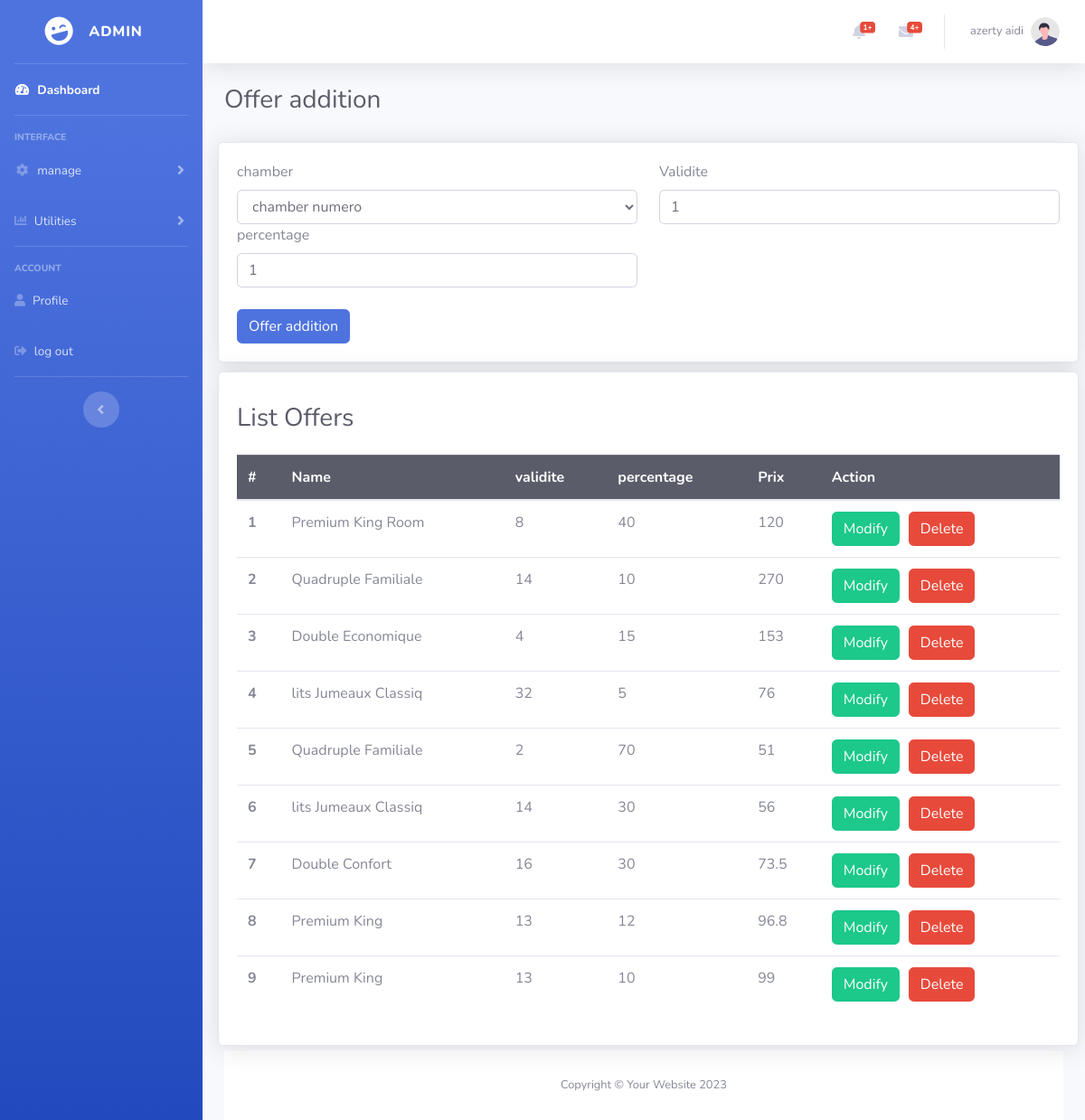
/viwes/admin/offer.php (signed in), run on the app's committed database.
### tables this page shows
CREATE TABLE `offer` (
  `id_offer` int(11) NOT NULL,
  `validite` int(11) NOT NULL,
  `id_chamber` int(11) NOT NULL,
  `pourcentage` int(11) NOT NULL
);

CREATE TABLE `chamber` (
  `id` int(11) NOT NULL,
  `nom` varchar(20) NOT NULL,
  `prix` decimal(9,3) NOT NULL,
  `nb_place` int(11) NOT NULL,
  `url_image` varchar(80) NOT NULL,
  `disponibilite` int(1) NOT NULL,
  `numero_chamber` int(11) NOT NULL
);

### database/config.php (called while the page is built, shortened)
<?php
abstract class Connexion {
function __construct()
{
$this->pdo =new PDO('mysql:host=localhost;dbname=hotel','root','');
}
}
?>

### controllers/admincontroller.php (called while the page is built, shortened)
<?php
include_once('../../database/config.php');
class controllerAdmin extends Connexion{
function listadmin($id){
    $query = "select * from admin where id = $id";
    $res = $this->pdo->prepare($query);
    $res->execute();
    return $res;
}
function listreservation($ch){
    $query = "select prenom,cl.nom,numero_chamber,confirmation,id_chamber,id_client,prix_total,date_fin,date_debut,numero from chamber c, client cl , reservation r where c.id = r.id_chamber and cl.num = r.id_client and r.confirmation = 0 ".$ch;
    $res = $this->pdo->prepare($query);
    $res->execute();
    return $res;
}
function listcontact($ch){
    $query = "select * from contact where reading = 0 ".$ch;
    $res = $this->pdo->prepare($query);
    $res->execute();
    return $res;
}
function listoffer(){
    $query = "select o.* , nom ,prix from offer o , chamber c where o.id_chamber = c.id";
    $res = $this->pdo->prepare($query);
    $res->execute();
    return $res;
}
}
?>

### viwes/admin/offer.php (the view, shortened to what this page needs)
<?php
include_once("../../controllers/admincontroller.php");
$controller = new  controllerAdmin();
$idadmin = isset($_SESSION["idadmin"])?$_SESSION["idadmin"]:null;
$res = $controller->listadmin($idadmin)->fetch();
$listres = $controller->listreservation("LIMIT 3");
$n = $listres->rowCount();
$countcontact = $controller->listcontact("")->rowCount();
$listoffer = $controller->listoffer();
?>
<!DOCTYPE html>
<html lang="en">
<head>
    <link href="vendor/fontawesome-free/css/all.min.css" rel="stylesheet" type="text/css">
    <link href="./css/style.css" rel="stylesheet" type="text/css">
    <link href="css/sb-admin-2.min.css" rel="stylesheet">
</head>
<body id="page-top">
    <div id="wrapper">
        <ul class="navbar-nav bg-gradient-primary sidebar sidebar-dark accordion" id="accordionSidebar">
            <a class="sidebar-brand d-flex align-items-center justify-content-center" href="index.html">
                <div class="sidebar-brand-icon rotate-n-15">
                    <i class="fas fa-laugh-wink"></i>
                </div>
                <div class="sidebar-brand-text mx-3">Admin</div>
            </a>
            <hr class="sidebar-divider my-0">
            <li class="nav-item active">
                <a class="nav-link" href="dashboard.php">
                    <i class="fas fa-fw fa-tachometer-alt"></i>
                    <span>Dashboard</span></a>
            </li>
            <hr class="sidebar-divider">
            <div class="sidebar-heading">
                Interface
            </div>
            <li class="nav-item">
                <a class="nav-link collapsed" href="#" data-toggle="collapse" data-target="#collapseTwo"
                    aria-expanded="true" aria-controls="collapseTwo">
                    <i class="fas fa-fw fa-cog"></i>
                    <span>manage</span>
                </a>
            </li>
            <li class="nav-item">
                <a class="nav-link collapsed" href="#" data-toggle="collapse" data-target="#collapseUtilities"
                    aria-expanded="true" aria-controls="collapseUtilities">
                    <i class="fas fa-chart-bar"></i>
                    <span>Utilities</span>
                </a>
            </li>
            <hr class="sidebar-divider">
            <div class="sidebar-heading">
            ACCOUNT
            </div>
            <li class="nav-item">
                <a class="nav-link" href="profile.php">
                <i class="fa fa-user"></i>
                    <span>Profile</span></a>
            </li>
            <li class="nav-item">
                <a class="nav-link" href="logout.php">
                <i class="fas fa-sign-out-alt" ></i>
                    <span>log out</span></a>
            </li>
            <hr class="sidebar-divider d-none d-md-block">
            <div class="text-center d-none d-md-inline">
                <button class="rounded-circle border-0" id="sidebarToggle"></button>
            </div>
        </ul>
        <div id="content-wrapper" class="d-flex flex-column">
            <div id="content">
                <nav class="navbar navbar-expand navbar-light bg-white topbar mb-4 static-top shadow">
                    <ul class="navbar-nav ml-auto">
                        <li class="nav-item dropdown no-arrow mx-1">
                            <a class="nav-link dropdown-toggle" href="#" id="alertsDropdown" role="button"
                                data-toggle="dropdown" aria-haspopup="true" aria-expanded="false">
                                <i class="fas fa-bell fa-fw"></i>
                                <span class="badge badge-danger badge-counter"><?php echo $n ?>+</span>
                            </a>
                        </li>
                        <li class="nav-item dropdown no-arrow mx-1">
                            <a class="nav-link dropdown-toggle" href="#" id="messagesDropdown" role="button"
                                data-toggle="dropdown" aria-haspopup="true" aria-expanded="false">
                                <i class="fas fa-envelope fa-fw"></i>
                                <span class="badge badge-danger badge-counter"><?php echo $countcontact ?>+</span>
                            </a>
                        </li>
                        <li class="nav-item dropdown no-arrow">
                            <a class="nav-link dropdown-toggle" href="#" id="userDropdown" role="button"
                                data-toggle="dropdown" aria-haspopup="true" aria-expanded="false">
                                <span class="mr-2 d-none d-lg-inline text-gray-600 small"><?php echo $res[3]." ".$res[4]?></span>
                                <img class="img-profile rounded-circle"
                                    src="img/undraw_profile.svg">
                            </a>
                        </li>
                    </ul>
                </nav>
                <div class="container-fluid">
<div class="d-sm-flex align-items-center justify-content-between mb-4">
    <h1 class="h3 mb-0 text-gray-800">Offer addition</h1>
</div>
<div class="row" >
<div class="col-xl-12 col-lg-12 card shadow" style="padding : 20px;margin:5px">
<form class="row g-3 needs-validation" action="insertionoffer.php" method="POST" enctype="multipart/form-data">
<div class="col-md-6">
<label for="validationCustom01" class="form-label">chamber</label><br>
  <select class="form-control" aria-label="Default select example" id="validationCustom01" name="list">
  <option selected value="0">chamber numero</option>
</select>
</div>
<div class="col-md-6">
      <label for="validationCustom02" class="form-label">Validite</label>
<input type="number" class="form-control" id="validationCustom02" value="1" name="validite" required>
</div>
<div class="col-md-6">
      <label for="validationCustom02" class="form-label">percentage</label>
<input type="number" class="form-control" id="validationCustom02" value="1" name="pct" required>
</div>
<div class="col-12">
    <br>
    <button class="btn btn-primary" type="submit">Offer addition</button>
</div>
</form>
</div>
<div class="col-xl-12 col-lg-12 card shadow" style="padding : 20px;margin:5px">
<div class="d-sm-flex align-items-center justify-content-between mb-4" style="padding-top : 14px">
    <h1 class="h3 mb-0 text-gray-800"> List Offers</h1>
</div>
<table class="table">
<thead class="table-dark">
   <th>#</th>
  <th>Name</th>
  <th>validite</th>
      <th>percentage</th>
   <th>Prix</th>
      <th>Action</th>
           </thead>
            <tbody>
     <?php
 $i = 1; while($l = $listoffer->fetch()){ ?>
    <tr>
         <th><?php echo $i ?></th>
    <td><?php echo $l[4] ?></td>
      <td><?php echo $l[1] ?></td>
   <td><?php echo $l[3] ?></td>
   <td>
    <?php
    $prix = $l[5] - ($l[5] * $l[3])/100;
    echo $prix;
    ?>
</td>
<td><?php echo "<a href='modifyoffer.php?id=$l[0]' style='  margin-right: 10px;'><button type='button' class='btn btn-success'>Modify</button></a>" ;
         echo "<a href='deleteoffer.php?id=$l[0]'><button type='button' class='btn btn-danger'>Delete</button></a>"
         ?></td>
            </tr>
 <?php $i++;} ?>
</tbody>
</table>
</div>
</div>
<footer class="sticky-footer bg-white">
<div class="container my-auto">
<div class="copyright text-center my-auto">
    <span>Copyright &copy; Your Website 2023</span>
</div>
</div>
</footer>
</div>
</div>
</div>
</div>
</body>
</html>

### data on the page
offer: id_chamber.nom "Premium King Room", validite "8", pourcentage "40", prix "120"
offer: id_chamber.nom "Quadruple Familiale", validite "14", pourcentage "10", prix "270"
offer: id_chamber.nom "Double Economique", validite "4", pourcentage "15", prix "153"
offer: id_chamber.nom "lits Jumeaux Classiq", validite "32", pourcentage "5", prix "76"
offer: id_chamber.nom "Quadruple Familiale", validite "2", pourcentage "70", prix "51"
offer: id_chamber.nom "lits Jumeaux Classiq", validite "14", pourcentage "30", prix "56"
offer: id_chamber.nom "Double Confort", validite "16", pourcentage "30", prix "73.5"
offer: id_chamber.nom "Premium King", validite "13", pourcentage "12", prix "96.8"
offer: id_chamber.nom "Premium King", validite "13", pourcentage "10", prix "99"

### other printed values
$n "1"
$countcontact "4"
$res[3] "azerty"
$res[4] "aidi"
